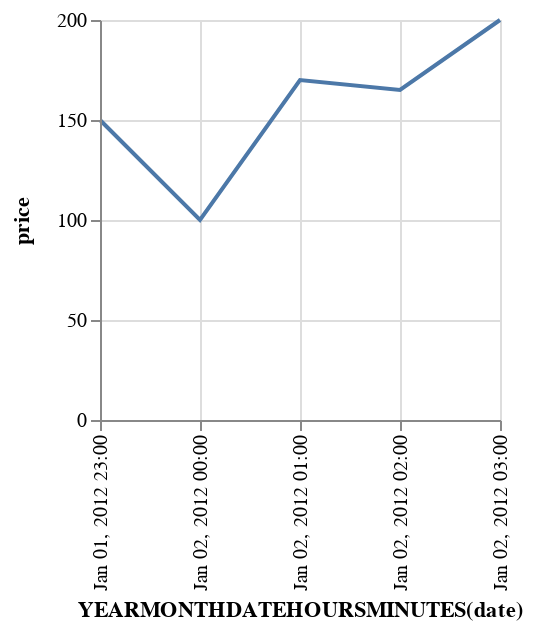

The specification (Vega-Lite) saved for this image:
### Vega specification from a JSON file in a GitHub repository (floating-point values rounded to 4 significant figures)
{"$schema": "https://vega.github.io/schema/vega/v3.0.json", "description": "Google's stock price over time.", "autosize": "pad", "padding": 5, "style": "cell", "data": [{"name": "source_0", "values": [{"date": "Sun, 01 Jan 2012 23:00:00", "price": 150}, {"date": "Sun, 02 Jan 2012 00:00:00", "price": 100}, {"date": "Sun, 02 Jan 2012 01:00:00", "price": 170}, {"date": "Sun, 02 Jan 2012 02:00:00", "price": 165}, {"date": "Sun, 02 Jan 2012 03:00:00", "price": 200}]}, {"name": "data_0", "source": "source_0", "transform": [{"type": "formula", "expr": "toDate(datum[\"date\"])", "as": "date"}, {"type": "formula", "expr": "toNumber(datum[\"price\"])", "as": "price"}, {"type": "formula", "as": "yearmonthdatehoursminutes_date", "expr": "datetime(year(datum[\"date\"]), month(datum[\"date\"]), date(datum[\"date\"]), hours(datum[\"date\"]), minutes(datum[\"date\"]), 0, 0)"}, {"type": "filter", "expr": "datum[\"yearmonthdatehoursminutes_date\"] !== null && !isNaN(datum[\"yearmonthdatehoursminutes_date\"])"}, {"type": "filter", "expr": "datum[\"price\"] !== null && !isNaN(datum[\"price\"])"}]}], "signals": [{"name": "width", "update": "200"}, {"name": "height", "update": "200"}], "marks": [{"name": "marks", "type": "line", "style": ["line"], "sort": {"field": "datum[\"yearmonthdatehoursminutes_date\"]", "order": "descending"}, "from": {"data": "data_0"}, "encode": {"update": {"x": {"scale": "x", "field": "yearmonthdatehoursminutes_date"}, "y": {"scale": "y", "field": "price"}, "stroke": {"value": "#4c78a8"}}}}], "scales": [{"name": "x", "type": "utc", "domain": {"data": "data_0", "field": "yearmonthdatehoursminutes_date"}, "range": [0, {"signal": "width"}], "round": true, "nice": "minute"}, {"name": "y", "type": "linear", "domain": {"data": "data_0", "field": "price"}, "range": [{"signal": "height"}, 0], "round": true, "nice": true, "zero": true}], "axes": [{"scale": "x", "labelOverlap": true, "orient": "bottom", "tickCount": {"signal": "ceil(width/40)"}, "title": "YEARMONTHDATEHOURSMINUTES(date)", "zindex": 1, "encode": {"labels": {"update": {"text": {"signal": "utcFormat(datum.value, '%b %d, %Y %H:%M')"}, "angle": {"value": 270}, "align": {"value": "right"}, "baseline": {"value": "middle"}}}}}, {"scale": "x", "domain": false, "grid": true, "labels": false, "maxExtent": 0, "minExtent": 0, "orient": "bottom", "tickCount": {"signal": "ceil(width/40)"}, "ticks": false, "zindex": 0, "gridScale": "y"}, {"scale": "y", "labelOverlap": true, "orient": "left", "tickCount": {"signal": "ceil(height/40)"}, "title": "price", "zindex": 1}, {"scale": "y", "domain": false, "grid": true, "labels": false, "maxExtent": 0, "minExtent": 0, "orient": "left", "tickCount": {"signal": "ceil(height/40)"}, "ticks": false, "zindex": 0, "gridScale": "x"}], "config": {"axis": {"domainColor": "#888", "tickColor": "#888"}, "axisY": {"minExtent": 30}}}
